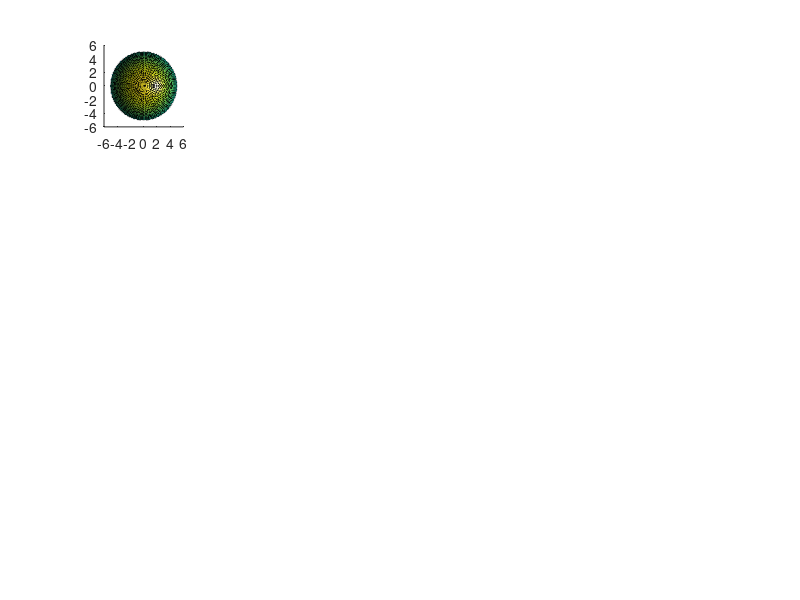

Write MATLAB code to recreate this figure. (Note: this script raises an error after producing the figure.)
% Define constants.
Radius = 5 ; Amp = -.5;
% Create the grid
delta = pi/40;
theta = 0 : delta : pi; % altitude
phi = 0 : 2*delta : 2*pi; % azimuth
[phi,theta] = meshgrid(phi,theta);

figure; subplot(4,5,1); hold on;
for degree = 1:4
    for order = 0:degree
        
        subplot(4,5,(degree-1)*5+order+1);


%       Calculate the harmonic
        Ymn = legendre(degree,cos(theta(:,1)));
        Ymn = Ymn(order+1,:)';
        yy = Ymn;
        for kk = 2: size(theta,1)
            yy = [yy Ymn];
        end;
        yy = yy.*cos(order*phi);

        maxmag = max(max(abs(yy)));
        rho = Radius + Amp*yy/maxmag;

        % Apply spherical coordinate equations
        r = rho.*sin(theta);
        x = r.*cos(phi);    % spherical coordinate equations
        y = r.*sin(phi);
        z = rho.*cos(theta);
        c = yy/maxmag;

        % Plot the surface
        surf(x,y,z,c)
        light
        lighting phong; shading interp; 
        axis tight equal off
        view(40,30)
        tl = sprintf('N %1d M %1d',degree,order); title(tl);
        camzoom(1.5)
    end
end
colormap('hsv')
